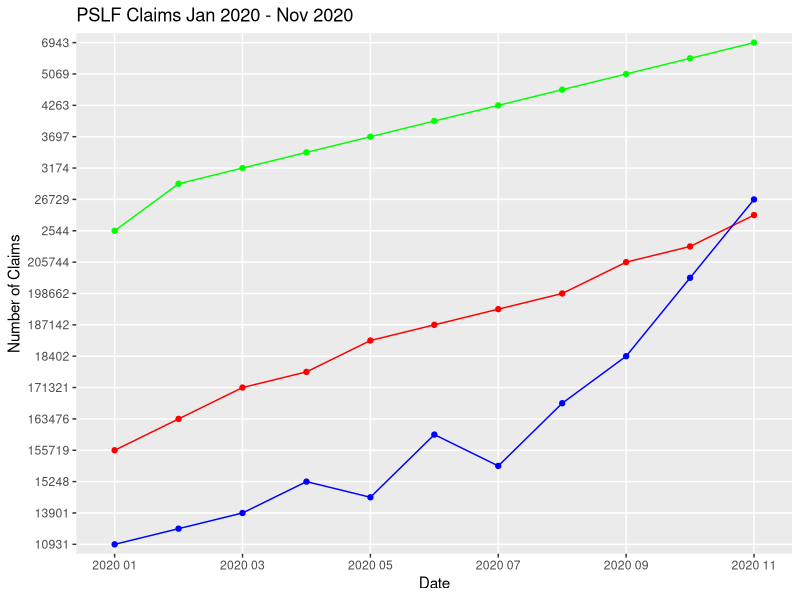

Here is the R script that generated this plot:
library(tidyverse)

claim_approved <- c("6943","5830","5069","4444","4263","4012","3697",
                    "3376","3174","2828","2544")
claim_denied <- c("263118","213535","205744","198662","192323","187142","187053",
                  "177422","171321","163476","155719")
claim_pending <- c("26729","20025","18402","16954","15252","15983","15041",
                   "15248","13901","12338","10931")
month <- c("2020 11", "2020 10", "2020 09", "2020 08","2020 07", "2020 06", "2020 05",
           "2020 04", "2020 03", "2020 02", "2020 01")
claimchart<- data.frame(month, claim_denied, claim_pending, claim_approved)



ggplot(data = claimchart, mapping = aes(x = month))+
  geom_line(data = claimchart, mapping = aes(x = month, y = claim_denied, group = 1), color="red")+
  geom_point(data = claimchart, mapping = aes(x = month, y = claim_denied, group = 1), color="red")+
  geom_line(data = claimchart, mapping = aes(x = month, y = claim_approved, group = 2), color="green")+
  geom_point(data = claimchart, mapping = aes(x = month, y = claim_approved, group = 2), color="green")+
  geom_line(data = claimchart, mapping = aes(x = month, y = claim_pending, group = 3), color="blue")+
  geom_point(data = claimchart, mapping = aes(x = month, y = claim_pending, group = 3), color="blue")+
  scale_x_discrete(breaks = function(x){x[c(TRUE, FALSE)]})+
scale_y_discrete(breaks = function(y){y[c(TRUE, FALSE)]})+
  labs(title = "PSLF Claims Jan 2020 - Nov 2020",
       x = "Date",
       y = "Number of Claims")




  
